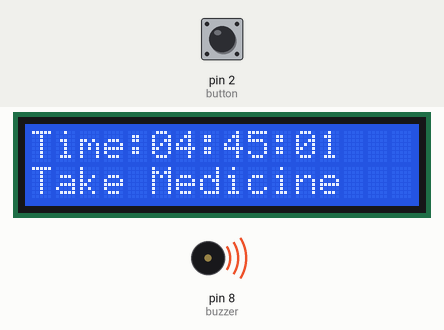
Simulated run of this sketch. Board: Arduino Uno, built with avr-gcc and run on an emulated ATmega328P. Parts: 16×2 character LCD, buzzer (waves = sounding, pin HIGH). Inputs (shaded band) come from the test bench; at power-on: pin 2 (button) HIGH. The local clock reads 2024-03-15 10:24:30 at power-on unless the sketch sets it.

Above: at 1.2 s.
1.3 s: pin 2 (button) pulled LOW for 0.25 s
At 2.2 s:
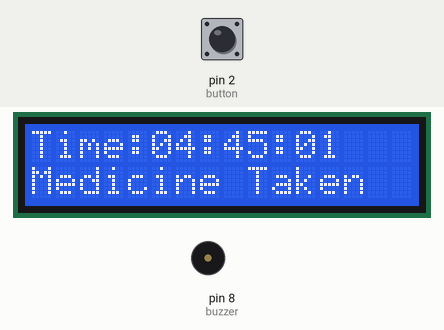
At 3.4 s:
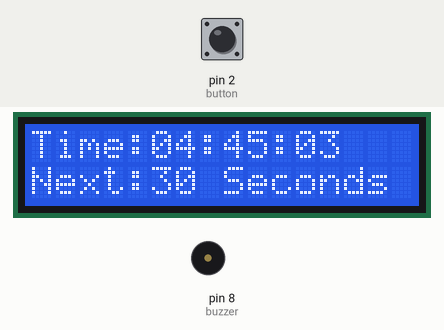
Timing chart, 0 to 33.1 s (numbered marks = the images above; inputs shaded):
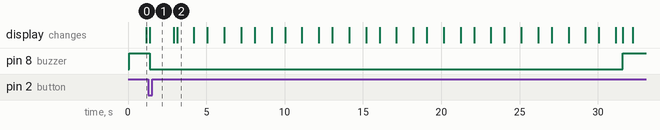

Measured:
- after the input at 1.3 s, pin 8 (buzzer): HIGH → LOW after 0.09 s, → HIGH 30.2 s later; the display: changes after 0.10 s (image 1)

The sketch:

MEDICIN_REMINDER.ino
```cpp
#include <Wire.h>
#include <RTClib.h>
#include <LiquidCrystal_I2C.h>

RTC_DS3231 rtc;
LiquidCrystal_I2C lcd(0x27, 16, 2);

// Pin definitions
const int buzzer = 8;
const int button = 2;

// First reminder time
const int reminderHour = 4;
const int reminderMinute = 45;

bool firstReminderDone = false;
bool alarmOn = false;

unsigned long lastReminderTime = 0;
const unsigned long interval = 30000; // 30 seconds

void setup() {
  pinMode(buzzer, OUTPUT);
  pinMode(button, INPUT_PULLUP);

  digitalWrite(buzzer, LOW);

  Wire.begin();
  lcd.init();
  lcd.backlight();

  if (!rtc.begin()) {
    lcd.setCursor(0, 0);
    lcd.print("RTC ERROR");
    while (1);
  }

  // Upload ONCE to set RTC to 04:45:00
  rtc.adjust(DateTime(2026, 7, 9, 4, 45, 0));

  lcd.clear();
}

void loop() {

  DateTime now = rtc.now();

  // Display current time
  lcd.setCursor(0, 0);
  lcd.print("Time:");
  if (now.hour() < 10) lcd.print("0");
  lcd.print(now.hour());
  lcd.print(":");
  if (now.minute() < 10) lcd.print("0");
  lcd.print(now.minute());
  lcd.print(":");
  if (now.second() < 10) lcd.print("0");
  lcd.print(now.second());
  lcd.print(" ");

  // First reminder at 04:45
  if (!firstReminderDone &&
      now.hour() == reminderHour &&
      now.minute() == reminderMinute &&
      !alarmOn) {

    alarmOn = true;
    digitalWrite(buzzer, HIGH);

    lcd.setCursor(0, 1);
    lcd.print("Take Medicine ");
  }

  // Next reminder every 30 seconds after button press
  if (firstReminderDone &&
      !alarmOn &&
      millis() - lastReminderTime >= interval) {

    alarmOn = true;
    digitalWrite(buzzer, HIGH);

    lcd.setCursor(0, 1);
    lcd.print("Take Medicine ");
  }

  // Button pressed
  if (alarmOn && digitalRead(button) == LOW) {

    digitalWrite(buzzer, LOW);
    alarmOn = false;

    firstReminderDone = true;
    lastReminderTime = millis();

    lcd.setCursor(0, 1);
    lcd.print("Medicine Taken");

    delay(1500);

    lcd.setCursor(0, 1);
    lcd.print("Next:30 Seconds");
  }

  delay(200);
}
```
